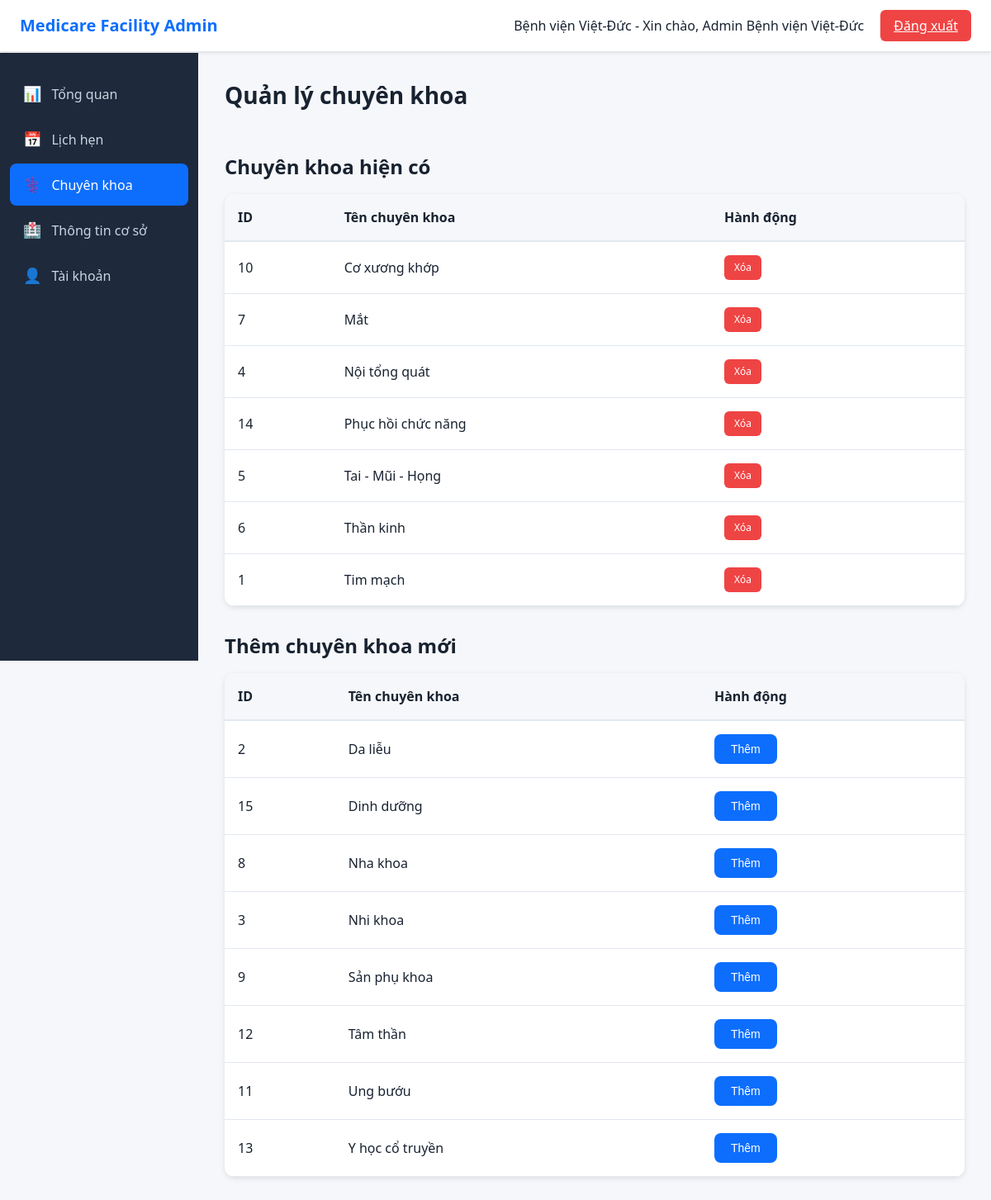
The app's page /facility-admin/facility-admin-specialties.php (signed in) with its own data.
### tables this page shows
CREATE TABLE `specialties` (
  `specialty_id` int(11) NOT NULL,
  `specialty_name` varchar(100) NOT NULL,
  `icon` varchar(255) DEFAULT NULL,
  `created_at` timestamp NOT NULL DEFAULT current_timestamp()
);

### facility-admin/facility-admin-specialties.php (the view, shortened to what this page needs)
<?php
include 'facility-admin-header.php';
$facility_id = intval($_SESSION['facility_id']);
$facility_specialties = [];
$sql_facility_specialties = "SELECT s.specialty_id, s.specialty_name, s.icon
                             FROM specialties s
                             JOIN facility_specialty fs ON s.specialty_id = fs.specialty_id
                             WHERE fs.facility_id = $facility_id
                             ORDER BY s.specialty_name";
$result_facility_specialties = mysqli_query($conn, $sql_facility_specialties);
if ($result_facility_specialties) {
    while ($row = mysqli_fetch_assoc($result_facility_specialties)) {
        $facility_specialties[] = $row;
    }
}
$all_specialties = [];
$sql_all_specialties = "SELECT s.specialty_id, s.specialty_name, s.icon
                        FROM specialties s
                        WHERE s.specialty_id NOT IN (
                            SELECT specialty_id FROM facility_specialty WHERE facility_id = $facility_id
                        )
                        ORDER BY s.specialty_name";
$result_all_specialties = mysqli_query($conn, $sql_all_specialties);
if ($result_all_specialties) {
    while ($row = mysqli_fetch_assoc($result_all_specialties)) {
        $all_specialties[] = $row;
    }
}
?>
<div class="admin-content">
    <div class="page-header">
        <h1 class="page-title">Quản lý chuyên khoa</h1>
    </div>
    <div style="margin-bottom: 30px;">
        <h2 style="margin-bottom: 15px;">Chuyên khoa hiện có</h2>
        <div class="table-container">
            <table class="admin-table">
                <thead>
                    <tr>
                        <th>ID</th>
                        <th>Tên chuyên khoa</th>
                        <th>Hành động</th>
                    </tr>
                </thead>
                <tbody>
                    <?php if (empty($facility_specialties)): ?>
                        <tr>
                            <td colspan="3">Chưa có chuyên khoa nào.</td>
                        </tr>
                    <?php else: ?>
                        <?php foreach ($facility_specialties as $specialty): ?>
                            <tr>
                                <td><?php echo $specialty['specialty_id']; ?></td>
                                <td><?php echo htmlspecialchars($specialty['specialty_name']); ?></td>
                                <td>
                                    <a href="facility-admin-specialties.php?remove=<?php echo $specialty['specialty_id']; ?>" class="btn-delete" style="text-decoration: none; padding: 6px 12px; display: inline-block;">Xóa</a>
                                </td>
                            </tr>
                        <?php endforeach; ?>
                    <?php endif; ?>
                </tbody>
            </table>
        </div>
    </div>
    <?php if (!empty($all_specialties)): ?>
        <div>
            <h2 style="margin-bottom: 15px;">Thêm chuyên khoa mới</h2>
            <div class="table-container">
                <table class="admin-table">
                    <thead>
                        <tr>
                            <th>ID</th>
                            <th>Tên chuyên khoa</th>
                            <th>Hành động</th>
                        </tr>
                    </thead>
                    <tbody>
                        <?php foreach ($all_specialties as $specialty): ?>
                            <tr>
                                <td><?php echo $specialty['specialty_id']; ?></td>
                                <td><?php echo htmlspecialchars($specialty['specialty_name']); ?></td>
                                <td>
                                    <form method="POST" action="facility-admin-specialties.php" style="display: inline;">
                                        <button type="submit" class="btn-admin-primary">Thêm</button>
                                    </form>
                                </td>
                            </tr>
                        <?php endforeach; ?>
                    </tbody>
                </table>
            </div>
        </div>
    <?php else: ?>
        <div style="background: #e7f3ff; padding: 15px; border-radius: 4px; margin-top: 20px;">
            <p>Tất cả chuyên khoa đã được thêm vào cơ sở này.</p>
        </div>
    <?php endif; ?>
</div>
<?php include 'facility-admin-footer.php'; ?>

### admin/admin.css (style rules this page uses)
:root { --admin-primary: #0d6efd; --admin-bg: #f5f7fa; --admin-sidebar: #1e293b; --admin-text: #182230; --admin-border: #e2e8f0; --admin-success: #10b981; --admin-danger: #ef4444; --admin-warning: #f59e0b; }
* { box-sizing: border-box; margin: 0; padding: 0; }
body { font-family: "Segoe UI", Arial, sans-serif; color: var(--admin-text); line-height: 1.5; }
.admin-body { background: var(--admin-bg); min-height: 100vh; }
.admin-content { max-width: 1400px; margin: 0 auto; }
.page-title { font-size: 28px; margin-bottom: 24px; }
.page-header { display: flex; justify-content: space-between; align-items: center; margin-bottom: 24px; }
.table-container { background: #fff; border-radius: 12px; overflow: hidden; box-shadow: 0 2px 6px rgba(0, 0, 0, 0.1); }
.admin-table { width: 100%; border-collapse: collapse; }
.admin-table thead { background: var(--admin-bg); }
.admin-table th { padding: 16px; text-align: left; font-weight: 600; color: var(--admin-text); border-bottom: 2px solid var(--admin-border); }
.admin-table td { padding: 16px; border-bottom: 1px solid var(--admin-border); }
.btn-admin-primary { background: var(--admin-primary); color: #fff; border: none; padding: 10px 20px; border-radius: 8px; cursor: pointer; font-weight: 500; font-size: 14px; transition: opacity 0.2s; display: inline-block; text-decoration: none; text-align: center; }
.btn-edit, .btn-confirm, .btn-delete, .btn-cancel-action, .btn-sm { padding: 6px 12px; border-radius: 6px; font-size: 12px; font-weight: 500; cursor: pointer; border: none; transition: opacity 0.2s; display: inline-block; text-decoration: none; text-align: center; }
.btn-delete { background: var(--admin-danger); color: #fff; }

### records on screen
specialties: specialty_id "10", specialty_name "Cơ xương khớp"
specialties: specialty_id "7", specialty_name "Mắt"
specialties: specialty_id "4", specialty_name "Nội tổng quát"
specialties: specialty_id "14", specialty_name "Phục hồi chức năng"
specialties: specialty_id "5", specialty_name "Tai - Mũi - Họng"
specialties: specialty_id "6", specialty_name "Thần kinh"
specialties: specialty_id "1", specialty_name "Tim mạch"
specialties: specialty_id "2", specialty_name "Da liễu"
specialties: specialty_id "15", specialty_name "Dinh dưỡng"
specialties: specialty_id "8", specialty_name "Nha khoa"
specialties: specialty_id "3", specialty_name "Nhi khoa"
specialties: specialty_id "9", specialty_name "Sản phụ khoa"
specialties: specialty_id "12", specialty_name "Tâm thần"
specialties: specialty_id "11", specialty_name "Ung bướu"
specialties: specialty_id "13", specialty_name "Y học cổ truyền"

### other values on screen
$facility_name "Bệnh viện Việt-Đức"
$facility_admin_name "Admin Bệnh viện Việt-Đức"
